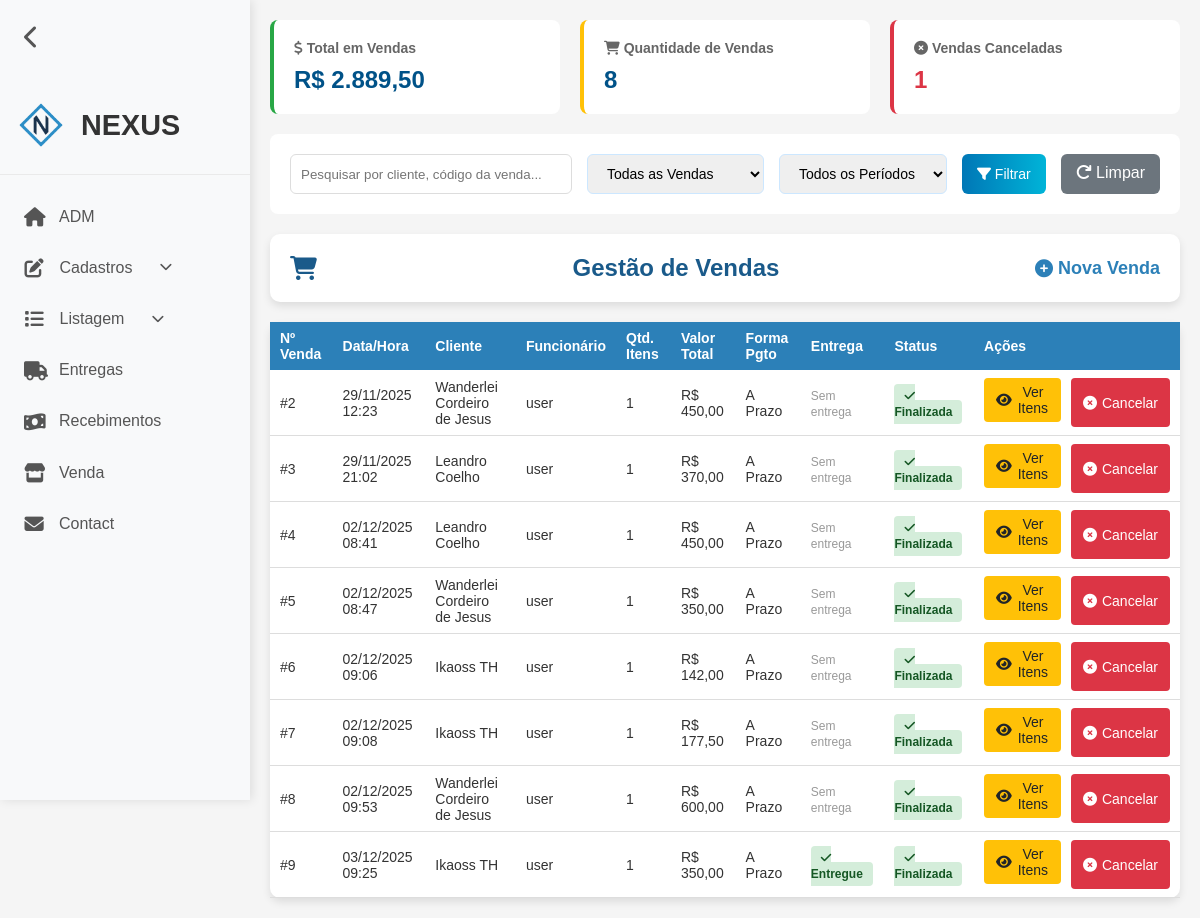
Screenshot of /vendas-listar.php (signed in) with the database file from the repository.
### tables this page shows
CREATE TABLE `vendas` (
  `numeroDaVenda` int(11) NOT NULL,
  `status` tinyint(1) NOT NULL DEFAULT 1,
  `data/hora` datetime NOT NULL DEFAULT current_timestamp(),
  `valorTotal` double NOT NULL,
  `formaDeRecebimento` varchar(45) NOT NULL,
  `observacoes` varchar(100) DEFAULT NULL,
  `dataHoraEntrega` datetime DEFAULT NULL,
  `enderecoEntrega` varchar(100) DEFAULT NULL,
  `statusEntrega` tinyint(1) NOT NULL,
  `idFuncionario` int(11) NOT NULL,
  `idCliente` int(11) NOT NULL
);

CREATE TABLE `cliente` (
  `codigo` int(11) NOT NULL,
  `status` tinyint(1) NOT NULL DEFAULT 1,
  `cpf_cnpj` varchar(20) NOT NULL,
  `nome` varchar(100) NOT NULL,
  `logradouro` varchar(45) NOT NULL,
  `endereco` varchar(100) NOT NULL,
  `cep` varchar(45) NOT NULL,
  `bairro` varchar(60) NOT NULL,
  `cidade` varchar(50) NOT NULL,
  `uf` varchar(2) NOT NULL,
  `telefone` varchar(20) NOT NULL,
  `email` varchar(254) DEFAULT NULL
);

CREATE TABLE `funcionario` (
  `codigo` int(11) NOT NULL,
  `status` tinyint(1) NOT NULL DEFAULT 1,
  `cpf` varchar(20) NOT NULL,
  `nome` varchar(100) NOT NULL,
  `endereco` varchar(100) NOT NULL,
  `logradouro` varchar(45) NOT NULL,
  `telefone` varchar(20) NOT NULL,
  `cep` varchar(20) NOT NULL,
  `uf` varchar(2) NOT NULL,
  `bairro` varchar(60) NOT NULL,
  `cidade` varchar(45) NOT NULL,
  `email` varchar(254) DEFAULT NULL,
  `tipoDeAcesso` tinyint(1) NOT NULL,
  `dtAdmissao` date NOT NULL,
  `dtDemissao` date DEFAULT NULL,
  `senha` varchar(8) NOT NULL
);

### vendas-listar.php (the view, shortened to what this page needs)
<?php
require_once("conexao.php");
$filtroStatus = isset($_GET['status']) ? $_GET['status'] : '1';
$buscaCliente = isset($_GET['busca']) ? $_GET['busca'] : '';
$sql = "SELECT
    v.numeroDaVenda,
    v.`data/hora` as dataHora,
    v.valorTotal,
    v.formaDeRecebimento,
    v.observacoes,
    v.status,
    v.statusEntrega,
    v.dataHoraEntrega    as dataHoraEntrega,
    c.nome as nomeCliente,
    c.codigo as codigoCliente,
    f.nome as nomeFuncionario,
    (SELECT COUNT(*) FROM vendahasproduto WHERE FkNumeroDaVenda = v.numeroDaVenda) as quantidadeItens
FROM vendas v
INNER JOIN cliente c ON v.idCliente = c.codigo
INNER JOIN funcionario f ON v.idFuncionario = f.codigo
WHERE 1=1";
if ($filtroStatus !== '') {
    $sql .= " AND v.status = $filtroStatus";
}
$sql .= " ORDER BY v.numeroDaVenda ASC";
$resultado = mysqli_query($conexao, $sql);
$sqlTotais = "SELECT
    SUM(CASE WHEN status = 1 THEN valorTotal ELSE 0 END) as totalVendas,
    COUNT(CASE WHEN status = 1 THEN 1 END) as quantidadeVendas,
    COUNT(CASE WHEN status = 0 THEN 1 END) as vendasCanceladas
FROM vendas";
$resultTotais = mysqli_query($conexao, $sqlTotais);
$totais = mysqli_fetch_assoc($resultTotais);
?>
<!DOCTYPE html>
<html lang="pt-BR">
<head>
    <link rel="stylesheet" href="assets/css/listar.css">
    <link rel="stylesheet" href="assets/css/reset.css">
    <link rel="stylesheet" href="assets/css/header.css">
    <link rel="stylesheet" href="assets/css/filtro.css">
    <link rel="stylesheet" href="https://cdnjs.cloudflare.com/ajax/libs/font-awesome/6.4.0/css/all.min.css">
</head>
<body>
    <?php require_once("header.php"); ?>
    <div class="container">
        <div class="stats-cards">
            <div class="stat-card recebido">
                <h3><i class="fas fa-dollar-sign"></i> Total em Vendas</h3>
                <div class="value">R$ <?= number_format($totais['totalVendas'] ?? 0, 2, ',', '.') ?></div>
            </div>
            <div class="stat-card pendente">
                <h3><i class="fas fa-shopping-cart"></i> Quantidade de Vendas</h3>
                <div class="value"><?= $totais['quantidadeVendas'] ?? 0 ?></div>
            </div>
            <div class="stat-card" style="border-color: #dc3545;">
                <h3><i class="fas fa-times-circle"></i> Vendas Canceladas</h3>
                <div class="value" style="color: #dc3545;"><?= $totais['vendasCanceladas'] ?? 0 ?></div>
            </div>
        </div>
        <div class="filter-bar">
            <form method="GET" style="display: flex; gap: 15px; flex-wrap: wrap; width: 100%;">
                <input type="text" name="busca" placeholder="Pesquisar por cliente, código da venda..."
                    value="<?= $buscaCliente ?>"
                    style="padding: 10px; border: 1px solid #ddd; border-radius: 6px; flex: 1; min-width: 250px;">
                <select name="status">
                    <option value="1" <?= $filtroStatus === '1' ? 'selected' : '' ?>>Todas as Vendas</option>
                </select>
                <select name="periodo">
                    <option value="">Todos os Períodos</option>
                </select>
                <button type="submit">
                    <i class="fas fa-filter"></i> Filtrar
                </button>
                <a href="vendas-listar.php"
                    style="padding: 10px 15px; background: #6c757d; color: white; text-decoration: none; border-radius: 6px;">
                    <i class="fas fa-redo"></i> Limpar
                </a>
            </form>
        </div>
        <div class="card">
            <div class="card-body">
                <h5 class="title">
                    <i class="fas fa-shopping-cart"></i> Gestão de Vendas
                    <a href="venda.php">
                        <i class="fas fa-solid fa-circle-plus"></i> Nova Venda
                    </a>
                </h5>
            </div>
        </div>
        <table class="table-container">
            <thead>
                <tr>
                    <th>Nº Venda</th>
                    <th>Data/Hora</th>
                    <th>Cliente</th>
                    <th>Funcionário</th>
                    <th>Qtd. Itens</th>
                    <th>Valor Total</th>
                    <th>Forma Pgto</th>
                    <th>Entrega</th>
                    <th>Status</th>
                    <th>Ações</th>
                </tr>
            </thead>
            <tbody>
                <?php while ($venda = mysqli_fetch_assoc($resultado)) { ?>
                    <tr>
                        <td>#<?= $venda['numeroDaVenda'] ?></td>
                        <td><?= date('d/m/Y H:i', strtotime($venda['dataHora'])) ?></td>
                        <td><?= $venda['nomeCliente'] ?></td>
                        <td><?= $venda['nomeFuncionario'] ?></td>
                        <td><?= $venda['quantidadeItens'] ?></td>
                        <td>R$ <?= number_format($venda['valorTotal'], 2, ',', '.') ?></td>
                        <td><?= $venda['formaDeRecebimento'] ?></td>
                        <td>
                            <?php if ($venda['dataHoraEntrega'] && $venda['dataHoraEntrega'] != '0000-00-00 00:00:00') { ?>
                                <?php if ($venda['statusEntrega'] == 1) { ?>
                                    <span class="status-badge pendente">
                                        <i class="fas fa-clock"></i> Agendada
                                    </span>
                                <?php } else { ?>
                                    <span class="status-badge pago">
                                        <i class="fas fa-check"></i> Entregue
                                    </span>
                                <?php } ?>
                            <?php } else { ?>
                                <span style="color: #999; font-size: 12px;">Sem entrega</span>
                            <?php } ?>
                        </td>
                        <td>
                            <?php if ($venda['status'] == 1) { ?>
                                <span class="status-badge pago">
                                    <i class="fas fa-check"></i> Finalizada
                                </span>
                            <?php } else { ?>
                                <span class="status-badge vencido">
                                    <i class="fas fa-times"></i> Cancelada
                                </span>
                            <?php } ?>
                        </td>
                        <td class="actions">
                            <button onclick="verItens(<?= $venda['numeroDaVenda'] ?>)" class="btn btn-warning"
                                style="margin-bottom: 5px;">
                                <i class="fas fa-eye"></i> Ver Itens
                            </button>
                            <?php if ($venda['status'] == 1) { ?>
                                <a href="vendas-listar.php?cancelar=1&codigo=<?= $venda['numeroDaVenda'] ?>"
                                    class="btn btn-danger"
                                    onclick="return confirm('Tem certeza que deseja cancelar esta venda? O estoque será devolvido.')">
                                    <i class="fas fa-times-circle"></i> Cancelar
                                </a>
                            <?php } ?>
                        </td>
                    </tr>
                <?php } ?>
            </tbody>
        </table>
    </div>
</body>
</html>

### assets/css/listar.css (style rules this page uses)
:root { --azul-principal: #2c80b8; --azul-claro: #e6f2fa; --azul-escuro: #1a5a8a; --branco: #ffffff; --cinza-claro: #f5f5f5; --cinza-texto: #666666; --verde-sucesso: #28a745; --amarelo-alerta: #ffc107; --vermelho-perigo: #dc3545; }
body { background-color: var(--cinza-claro); color: #333; min-height: 100vh; }
.container { max-width: 1600px; margin: 0 auto; padding: 20px; min-height: 100vh; display: flex; flex-direction: column; }
.card { background-color: var(--branco); border-radius: 10px; box-shadow: 0 4px 8px rgba(0, 0, 0, 0.1); margin-bottom: 20px; overflow: hidden; }
.card-body { padding: 20px; }
.title { display: flex; justify-content: space-between; align-items: center; font-size: 24px; font-weight: 600; color: var(--azul-escuro); }
.title a { color: var(--azul-principal); text-decoration: none; font-size: 18px; display: flex; align-items: center; gap: 5px; transition: color 0.3s; }
.table-container { overflow-x: auto; background-color: var(--branco); border-radius: 10px; box-shadow: 0 4px 8px rgba(0, 0, 0, 0.1); }
table { width: 100%; border-collapse: collapse; }
thead { background-color: var(--azul-principal); color: var(--branco); }
th, td { padding: 12px 15px; text-align: left; }
th { font-weight: 600; position: sticky; top: 0; }
tbody tr { transition: background-color 0.3s; border-bottom: 1px solid #ddd; }
.btn { display: inline-flex; align-items: center; justify-content: center; padding: 6px 12px; border: none; border-radius: 4px; cursor: pointer; font-size: 14px; text-decoration: none; transition: all 0.3s; gap: 5px; }
.btn-warning { background-color: var(--amarelo-alerta); color: #212529; }
.btn-danger { background-color: var(--vermelho-perigo); color: var(--branco); }
.actions { display: flex; gap: 10px; }
@media (max-width: 1200px) { .table-container { font-size: 14px; } }
@media (max-width: 1200px) { th, td { padding: 8px 10px; } }

### assets/css/header.css (style rules this page uses)
* { font-family: 'Arial', sans-serif; }
body { display: flex; min-height: 100vh; transition: margin-left 0.3s ease; margin-left: 250px; }

### assets/css/filtro.css (style rules this page uses)
.filter-bar { background: white; padding: 20px; border-radius: 8px; margin-bottom: 20px; display: flex; gap: 15px; flex-wrap: wrap; align-items: center; }
.filter-bar select, .filter-bar button { padding: 10px 15px; border: 1px solid #cce7ff; border-radius: 6px; font-size: 14px; }
.filter-bar button { background: linear-gradient(to right, #0077b6, #00b4d8); color: white; cursor: pointer; border: none; }
.stats-cards { display: grid; grid-template-columns: repeat(auto-fit, minmax(250px, 1fr)); gap: 20px; margin-bottom: 20px; }
.stat-card { background: white; padding: 20px; border-radius: 8px; border-left: 4px solid; }
.stat-card.recebido { border-color: #28a745; }
.stat-card.pendente { border-color: #ffc107; }
.stat-card h3 { color: #666; font-size: 14px; margin-bottom: 10px; }
.stat-card .value { font-size: 24px; font-weight: bold; color: #005288; }
.status-badge { padding: 5px 10px; border-radius: 4px; font-size: 12px; font-weight: 600; }
.status-badge.pago { background: #d4edda; color: #155724; }

### rows the page displays
vendas: numeroDaVenda "2", dataHora "29/11/2025 12:23", idCliente.nome "Wanderlei Cordeiro de Jesus", idFuncionario.nome "user", quantidadeItens "1", valorTotal "450,00", formaDeRecebimento "A Prazo", shows "Sem entrega", status 1 (drawn)
vendas: numeroDaVenda "3", dataHora "29/11/2025 21:02", idCliente.nome "Leandro Coelho", idFuncionario.nome "user", quantidadeItens "1", valorTotal "370,00", formaDeRecebimento "A Prazo", shows "Sem entrega", status 1 (drawn)
vendas: numeroDaVenda "4", dataHora "02/12/2025 08:41", idCliente.nome "Leandro Coelho", idFuncionario.nome "user", quantidadeItens "1", valorTotal "450,00", formaDeRecebimento "A Prazo", shows "Sem entrega", status 1 (drawn)
vendas: numeroDaVenda "5", dataHora "02/12/2025 08:47", idCliente.nome "Wanderlei Cordeiro de Jesus", idFuncionario.nome "user", quantidadeItens "1", valorTotal "350,00", formaDeRecebimento "A Prazo", shows "Sem entrega", status 1 (drawn)
vendas: numeroDaVenda "6", dataHora "02/12/2025 09:06", idCliente.nome "Ikaoss TH", idFuncionario.nome "user", quantidadeItens "1", valorTotal "142,00", formaDeRecebimento "A Prazo", shows "Sem entrega", status 1 (drawn)
vendas: numeroDaVenda "7", dataHora "02/12/2025 09:08", idCliente.nome "Ikaoss TH", idFuncionario.nome "user", quantidadeItens "1", valorTotal "177,50", formaDeRecebimento "A Prazo", shows "Sem entrega", status 1 (drawn)
vendas: numeroDaVenda "8", dataHora "02/12/2025 09:53", idCliente.nome "Wanderlei Cordeiro de Jesus", idFuncionario.nome "user", quantidadeItens "1", valorTotal "600,00", formaDeRecebimento "A Prazo", shows "Sem entrega", status 1 (drawn)
vendas: numeroDaVenda "9", dataHora "03/12/2025 09:25", idCliente.nome "Ikaoss TH", idFuncionario.nome "user", quantidadeItens "1", valorTotal "350,00", formaDeRecebimento "A Prazo", statusEntrega 0 (drawn), status 1 (drawn)

### other values shown
$totais['totalVendas'] "2.889,50"
$totais['quantidadeVendas'] "8"
$totais['vendasCanceladas'] "1"
